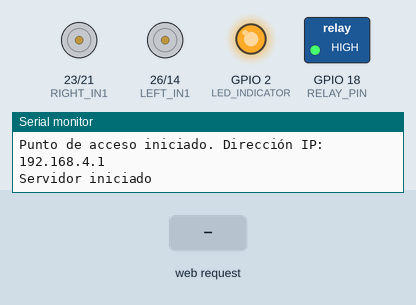
Simulated run of this sketch. Board: ESP32. Parts: motor-driver pin pairs drawn as motors (green arrow = first pin HIGH = forward, orange = second pin HIGH = backward, longer = more drive, scaled by the enable pin), switched loads named in the sketch (green lamp = pin HIGH), output pins drawn as LEDs (lit = HIGH), the last lines printed to the serial monitor. The test bench sets the inputs (shaded band).

Above: at 1.2 s.
1.3 s: HTTP request GET /adelante_start received
At 2.5 s:
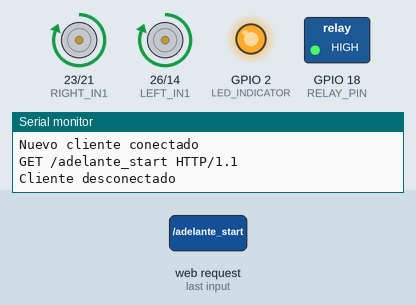
2.8 s: HTTP request GET /atras_start received
At 3.7 s:
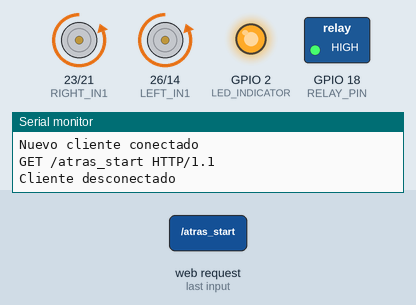
4.3 s: HTTP request GET /izquierda_start received
At 4.8 s:
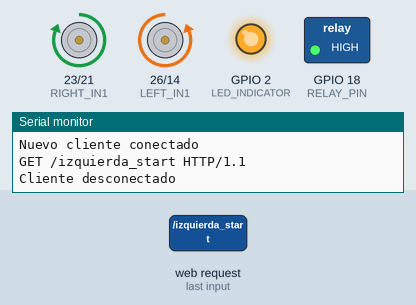
5.8 s: HTTP request GET /derecha_start received
At 7.0 s:
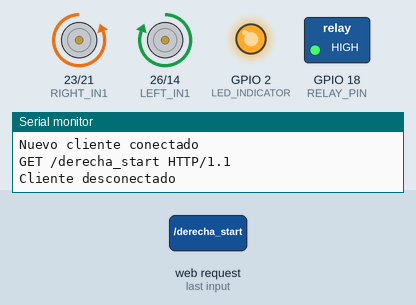
7.3 s: HTTP request GET /relay_on received
At 8.3 s:
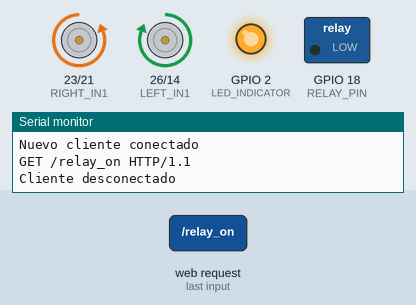
8.8 s: HTTP request GET /stop received
At 9.5 s:
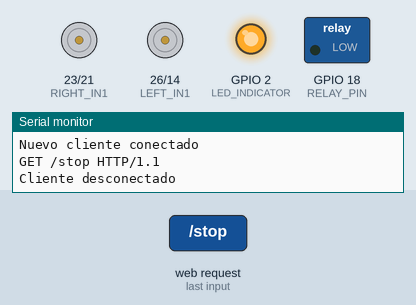
Timing chart, 0 to 11.3 s (numbered marks = the images above; inputs shaded):
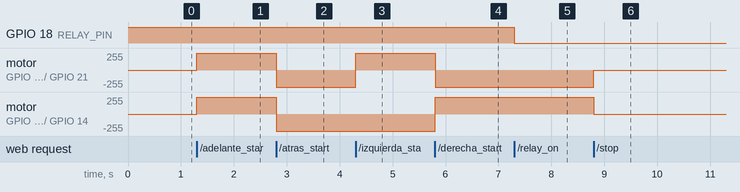

Measured:
- after the input at 1.3 s, motor on GPIO 23 (RIGHT_IN1) / GPIO 21 (RIGHT_IN2), motor on GPIO 26 (LEFT_IN1) / GPIO 14 (LEFT_IN2): stopped → forward 255/255 at once
- after the input at 2.8 s, motor on GPIO 23 (RIGHT_IN1) / GPIO 21 (RIGHT_IN2), motor on GPIO 26 (LEFT_IN1) / GPIO 14 (LEFT_IN2): forward 255/255 → backward 255/255 at once
- after the input at 4.3 s, motor on GPIO 23 (RIGHT_IN1) / GPIO 21 (RIGHT_IN2): backward 255/255 → forward 255/255 at once
- after the input at 5.8 s, motor on GPIO 23 (RIGHT_IN1) / GPIO 21 (RIGHT_IN2): forward 255/255 → backward 255/255 at once; motor on GPIO 26 (LEFT_IN1) / GPIO 14 (LEFT_IN2): backward 255/255 → forward 255/255 at once
- after the input at 7.3 s, GPIO 18 (RELAY_PIN): HIGH → LOW at once
- after the input at 8.8 s, motor on GPIO 23 (RIGHT_IN1) / GPIO 21 (RIGHT_IN2): backward 255/255 → stopped at once; motor on GPIO 26 (LEFT_IN1) / GPIO 14 (LEFT_IN2): forward 255/255 → stopped at once

The sketch:

battlebot.ino
```cpp
#include <WiFi.h>

// Configuración de la red WiFi en modo AP (Access Point)
const char* ssid = "Karonte";
const char* password = "123456789";

// Pines para los motores y relay
#define LEFT_ENA 13
#define LEFT_IN1 26
#define LEFT_IN2 14
#define RIGHT_ENA 33
#define RIGHT_IN1 23
#define RIGHT_IN2 21  // Pin para RIGHT_IN2 cambiado a 21
#define RELAY_PIN 18  // Pin para controlar el relay

// Pin del LED indicador
#define LED_INDICATOR 2  // Usaremos el pin D2 para el LED azul

// Configuración del servidor web en el puerto 80
WiFiServer server(80);

void setup() {
  Serial.begin(115200);

  // Configuración de los pines de los motores
  pinMode(LEFT_ENA, OUTPUT);
  pinMode(LEFT_IN1, OUTPUT);
  pinMode(LEFT_IN2, OUTPUT);
  pinMode(RIGHT_ENA, OUTPUT);
  pinMode(RIGHT_IN1, OUTPUT);
  pinMode(RIGHT_IN2, OUTPUT);

  // Configuración del pin del relay
  pinMode(RELAY_PIN, OUTPUT);
  digitalWrite(RELAY_PIN, HIGH);  // Comienza en estado desactivado (lógica inversa)

  // Configuración del pin del LED como salida
  pinMode(LED_INDICATOR, OUTPUT);
  digitalWrite(LED_INDICATOR, LOW);  // Apagar LED al inicio

  // Configuración de la ESP32 en modo AP (Access Point)
  Serial.println();
  Serial.println("Configurando punto de acceso...");
  WiFi.softAP(ssid, password);

  // Encender el LED indicador para señalar que la red está activa
  digitalWrite(LED_INDICATOR, HIGH);

  // Imprimir la dirección IP del punto de acceso
  Serial.print("Punto de acceso iniciado. Dirección IP: ");
  Serial.println(WiFi.softAPIP());

  // Iniciar el servidor
  server.begin();
  Serial.println("Servidor iniciado");
}

// Funciones de movimiento
void moveForward() {
  analogWrite(LEFT_ENA, 255);
  digitalWrite(LEFT_IN1, HIGH);
  digitalWrite(LEFT_IN2, LOW);
  analogWrite(RIGHT_ENA, 255);
  digitalWrite(RIGHT_IN1, HIGH);
  digitalWrite(RIGHT_IN2, LOW);
}

void moveBackward() {
  analogWrite(LEFT_ENA, 255);
  digitalWrite(LEFT_IN1, LOW);
  digitalWrite(LEFT_IN2, HIGH);
  analogWrite(RIGHT_ENA, 255);
  digitalWrite(RIGHT_IN1, LOW);
  digitalWrite(RIGHT_IN2, HIGH);
}

void turnLeft() {
  analogWrite(LEFT_ENA, 255);
  digitalWrite(LEFT_IN1, LOW);
  digitalWrite(LEFT_IN2, HIGH);
  analogWrite(RIGHT_ENA, 255);
  digitalWrite(RIGHT_IN1, HIGH);
  digitalWrite(RIGHT_IN2, LOW);
}

void turnRight() {
  analogWrite(LEFT_ENA, 255);
  digitalWrite(LEFT_IN1, HIGH);
  digitalWrite(LEFT_IN2, LOW);
  analogWrite(RIGHT_ENA, 255);
  digitalWrite(RIGHT_IN1, LOW);
  digitalWrite(RIGHT_IN2, HIGH);
}

void stopMotors() {
  analogWrite(LEFT_ENA, 0);
  digitalWrite(LEFT_IN1, LOW);
  digitalWrite(LEFT_IN2, LOW);
  analogWrite(RIGHT_ENA, 0);
  digitalWrite(RIGHT_IN1, LOW);
  digitalWrite(RIGHT_IN2, LOW);
}

void loop() {
  // Espera un cliente que se conecte
  WiFiClient client = server.available();
  if (!client) {
    return;
  }

  // Espera hasta que el cliente envíe algunos datos
  Serial.println("Nuevo cliente conectado");
  while (!client.available()) {
    delay(1);
  }

  // Lee la solicitud del cliente
  String request = client.readStringUntil('\r');
  Serial.println(request);
  client.flush();

  // Procesa la solicitud y ejecuta la acción correspondiente
  if (request.indexOf("/adelante_start") != -1) {
    moveForward();
  }
  if (request.indexOf("/atras_start") != -1) {
    moveBackward();
  }
  if (request.indexOf("/izquierda_start") != -1) {
    turnLeft();
  }
  if (request.indexOf("/derecha_start") != -1) {
    turnRight();
  }
  if (request.indexOf("/stop") != -1) {
    stopMotors();
  }
  if (request.indexOf("/relay_on") != -1) {
    digitalWrite(RELAY_PIN, LOW);  // Activa el relay (0 lógico)
  }
  if (request.indexOf("/relay_off") != -1) {
    digitalWrite(RELAY_PIN, HIGH);   // Desactiva el relay (1 lógico)
  }

  // Genera la página HTML de respuesta
  client.println("HTTP/1.1 200 OK");
  client.println("Content-Type: text/html");
  client.println("");
  client.println("<!DOCTYPE HTML>");
  client.println("<html>");
  client.println("<head><title>Control de Auto BattleBot</title>");
  // Meta viewport para hacer que el diseño sea responsive
  client.println("<meta name=\"viewport\" content=\"width=device-width, initial-scale=1.0\">");
  client.println("<style>");
  client.println("body { display: flex; justify-content: center; align-items: center; height: 100vh; margin: 0; font-family: Arial, sans-serif; background-color: #f4f4f9; }");
  client.println(".container { text-align: center; width: 90%; max-width: 400px; padding: 20px; background: #ffffff; border-radius: 15px; box-shadow: 0 4px 8px rgba(0, 0, 0, 0.2); }");
  client.println("h1 { font-size: 24px; margin: 0 0 20px; padding: 10px; background: #4CAF50; color: white; border-radius: 10px; box-shadow: inset 0 -2px 8px rgba(0, 0, 0, 0.2); }");
  client.println(".controls { display: grid; grid-template-columns: 1fr 1fr 1fr; grid-template-rows: 1fr 1fr 1fr; grid-gap: 10px; }");
  client.println(".button { aspect-ratio: 1 / 1; width: 100%; border-radius: 50%; background-color: #4CAF50; border: none; cursor: pointer; box-shadow: 0 4px 6px rgba(0, 0, 0, 0.2); transition: all 0.2s ease-in-out; }");
  client.println(".button:active { background-color: #45a049; transform: scale(0.95); }");
  client.println(".switch-label { display: block; font-size: 18px; font-weight: bold; margin-top: 20px; color: #333; }");
  client.println(".switch { width: 60px; height: 30px; position: relative; display: inline-block; }");
  client.println(".switch input { display: none; }");
  client.println(".slider { position: absolute; cursor: pointer; top: 0; left: 0; right: 0; bottom: 0; background-color: green; transition: .4s; border-radius: 15px; }"); // Desactivado (Verde)
  client.println(".slider:before { position: absolute; content: \"\"; height: 26px; width: 26px; left: 2px; bottom: 2px; background-color: white; transition: .4s; border-radius: 50%; }");
  client.println("input:checked + .slider { background-color: red; }"); // Activado (Rojo)
  client.println("input:checked + .slider:before { transform: translateX(28px); }");
  client.println("@media (max-width: 320px) { .button { height: 50px; } }");
  client.println("</style>");
  client.println("<script>");
  client.println("let intervalId;");
  client.println("function startCommand(command) {");
  client.println("  if (intervalId) clearInterval(intervalId);");
  client.println("  intervalId = setInterval(() => { fetch(command); }, 100);");
  client.println("}");
  client.println("function stopCommand() {");
  client.println("  if (intervalId) clearInterval(intervalId);");
  client.println("  intervalId = null;");
  client.println("  fetch('/stop');");
  client.println("}");
  client.println("function toggleRelay() {");
  client.println("  let relayState = document.getElementById('relaySwitch').checked;");
  client.println("  fetch(!relayState ? '/relay_on' : '/relay_off');");  // Invertimos el comando
  client.println("}");
  client.println("</script></head>");
  client.println("<body><div class=\"container\">");
  client.println("<h1>Control de Karonte</h1>");

  // Controles del carro en cruz
  client.println("<div class=\"controls\">");
  client.println("<div></div>");  // Espacio vacío
  client.println("<button class=\"button\" onmousedown=\"startCommand('/adelante_start')\" onmouseup=\"stopCommand()\" ontouchstart=\"startCommand('/adelante_start')\" ontouchend=\"stopCommand()\"></button>");  // Arriba
  client.println("<div></div>");  // Espacio vacío
  client.println("<button class=\"button\" onmousedown=\"startCommand('/izquierda_start')\" onmouseup=\"stopCommand()\" ontouchstart=\"startCommand('/izquierda_start')\" ontouchend=\"stopCommand()\"></button>");  // Izquierda
  client.println("<div></div>");  // Centro vacío
  client.println("<button class=\"button\" onmousedown=\"startCommand('/derecha_start')\" onmouseup=\"stopCommand()\" ontouchstart=\"startCommand('/derecha_start')\" ontouchend=\"stopCommand()\"></button>");  // Derecha
  client.println("<div></div>");  // Espacio vacío
  client.println("<button class=\"button\" onmousedown=\"startCommand('/atras_start')\" onmouseup=\"stopCommand()\" ontouchstart=\"startCommand('/atras_start')\" ontouchend=\"stopCommand()\"></button>");  // Abajo
  client.println("<div></div>");  // Espacio vacío
  client.println("</div>");

  // Interruptor para el relay
  client.println("<label class=\"switch-label\">Relay:</label>");
  client.println("<label class=\"switch\">");
  client.println("<input type=\"checkbox\" id=\"relaySwitch\" onchange=\"toggleRelay()\" checked>");  // Iniciar en activo
  client.println("<span class=\"slider\"></span>");
  client.println("</label>");

  client.println("</div></body></html>");

  delay(1);
  Serial.println("Cliente desconectado");
}
```
